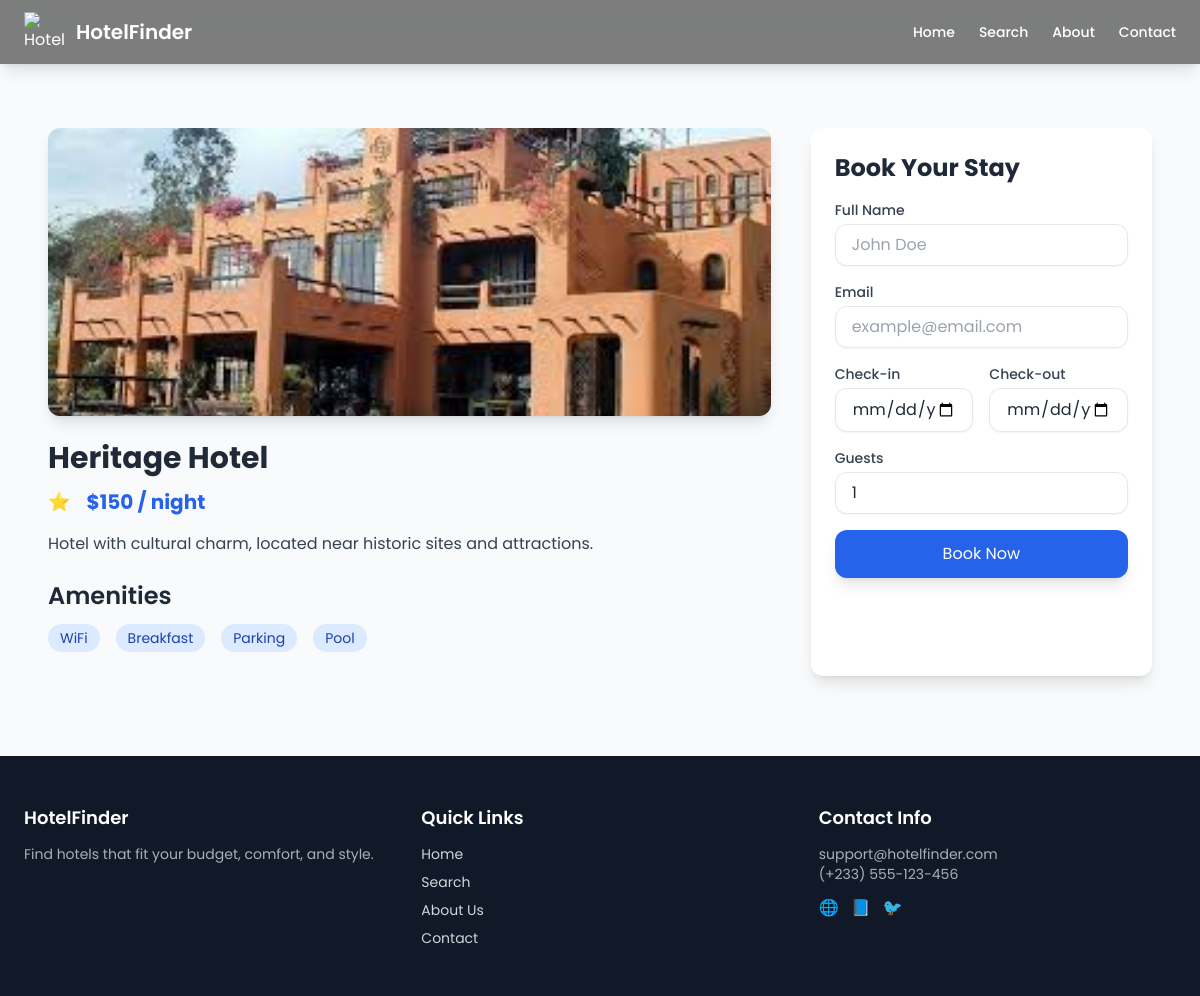
The page /hotel/13/ on the database its author committed.
### hotel/models.py (models this page shows, shortened)
class hotel(models.Model):
    hotel_name = models.CharField(max_length=100)
    hotel_price = models.IntegerField()
    hotel_description = models.TextField()
    location = models.CharField(max_length=200, blank=True, null=True)
    rating = models.DecimalField(max_digits=3, decimal_places=1, default=0.0)
    image = image = models.ImageField(upload_to='hotels/', blank=True, null=True)

### hotel/views.py (the view, shortened to what this page needs)
# urls.py: path('hotel/<int:id>/', views.hotel_detail, name='hotel_detail'),
def hotel_detail(request, id):
    hotel_obj = get_object_or_404(hotel, id=id)
    available = True
    check_in = request.GET.get('check_in')
    check_out = request.GET.get('check_out')
    context = {
        "hotel": hotel_obj,
        "available": available,
        "check_in": check_in,
        "check_out": check_out,
    }
    return render(request, "hotel/hotel_detail.html", context)

### hotel/templates/hotel/hotel_detail.html (shortened to what this page needs)
{% extends 'hotel/base.html' %}
{% block content %}
<section class="max-w-6xl mx-auto px-6 mt-12 mb-20">
  <div class="grid grid-cols-1 lg:grid-cols-3 gap-10">
    <div class="lg:col-span-2">
      <div class="rounded-xl overflow-hidden shadow-lg mb-6">
        <img src="{{ hotel.image.url }}" class="w-full h-72 object-cover" alt="{{ hotel.hotel_name }}">
      </div>
      <h2 class="text-3xl font-bold mb-3">{{ hotel.hotel_name }}</h2>
      <div class="flex items-center mb-4 gap-4">
        <span class="text-yellow-400 font-semibold text-lg">⭐ {{ hotel.hotel_rating }}</span>
        <span class="font-bold text-xl text-blue-600">${{ hotel.hotel_price }} / night</span>
      </div>
      <p class="text-gray-700 mb-6">{{ hotel.hotel_description }}</p>
      <h3 class="text-2xl font-semibold mb-3">Amenities</h3>
      <div class="flex flex-wrap gap-4 mb-6">
        <span class="bg-blue-100 text-blue-800 px-3 py-1 rounded-full text-sm">WiFi</span>
        <span class="bg-blue-100 text-blue-800 px-3 py-1 rounded-full text-sm">Breakfast</span>
        <span class="bg-blue-100 text-blue-800 px-3 py-1 rounded-full text-sm">Parking</span>
        <span class="bg-blue-100 text-blue-800 px-3 py-1 rounded-full text-sm">Pool</span>
      </div>
    </div>
    <div class="bg-white shadow-lg rounded-xl p-6 sticky top-28">
      <h3 class="text-2xl font-bold mb-4">Book Your Stay</h3>
      <form action="{% url 'book_hotel' hotel.id %}" method="post" class="space-y-4">
        <div>
          <label for="full_name" class="block text-sm font-medium text-gray-700">Full Name</label>
          <input type="text" name="full_name" id="full_name" placeholder="John Doe"
                 class="mt-1 block w-full px-4 py-2 border rounded-xl focus:outline-none focus:ring-2 focus:ring-blue-600 shadow-sm">
        </div>
        <div>
          <label for="email" class="block text-sm font-medium text-gray-700">Email</label>
          <input type="email" name="email" id="email" placeholder="example@email.com"
                 class="mt-1 block w-full px-4 py-2 border rounded-xl focus:outline-none focus:ring-2 focus:ring-blue-600 shadow-sm">
        </div>
        <div class="grid grid-cols-2 gap-4">
          <div>
            <label for="check_in" class="block text-sm font-medium text-gray-700">Check-in</label>
            <input type="date" name="check_in" id="check_in"
                   class="mt-1 block w-full px-4 py-2 border rounded-xl focus:outline-none focus:ring-2 focus:ring-blue-600 shadow-sm">
          </div>
          <div>
            <label for="check_out" class="block text-sm font-medium text-gray-700">Check-out</label>
            <input type="date" name="check_out" id="check_out"
                   class="mt-1 block w-full px-4 py-2 border rounded-xl focus:outline-none focus:ring-2 focus:ring-blue-600 shadow-sm">
          </div>
        </div>
        <div>
          <label for="guests" class="block text-sm font-medium text-gray-700">Guests</label>
          <input type="number" name="guests" id="guests" min="1" value="1"
                 class="mt-1 block w-full px-4 py-2 border rounded-xl focus:outline-none focus:ring-2 focus:ring-blue-600 shadow-sm">
        </div>
        <button type="submit" class="w-full bg-blue-600 hover:bg-blue-700 text-white px-6 py-3 rounded-xl shadow-lg transition transform hover:scale-[1.05]">Book Now</button>
      </form>
    </div>
  </div>
</section>
{% endblock %}

### hotel/templates/hotel/base.html (style rules this page uses)
body { font-family: 'Poppins', sans-serif; }

### rows shown on the page
hotel: image (picture), hotel_name "Heritage Hotel", hotel_price "150", hotel_description "Hotel with cultural charm, located near historic sites and attractions."
